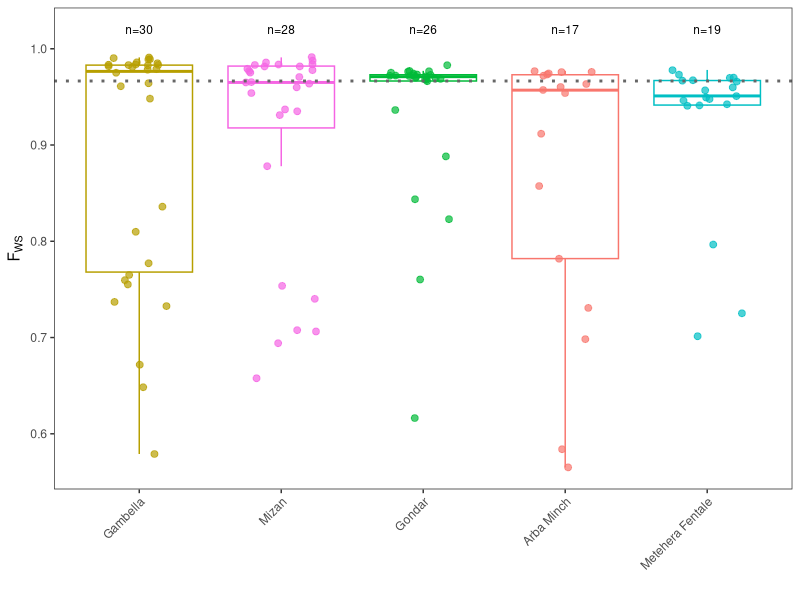
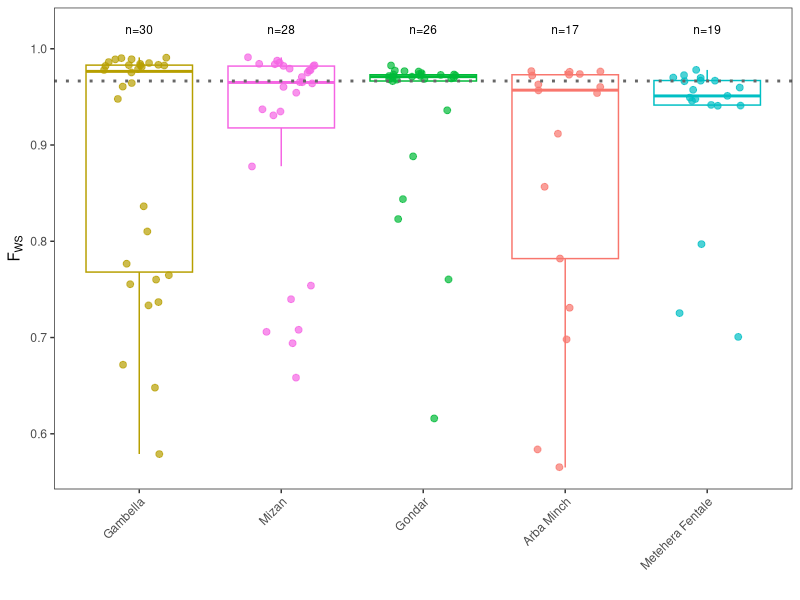

Source code (R) for these figures, in order:

library(ggplot2)
library(patchwork)
library(dplyr)
setwd(dirname(rstudioapi::getActiveDocumentContext()$path))

# Read the data
meta <- read.csv("../input_files/Metadata_Popgen_Ethiopia_withfws.csv", stringsAsFactors = FALSE)

# Convert Site to factor (controls order)
meta$site <- factor(meta$site, levels = unique(meta$site))

# Count samples per site
site_counts <- meta %>%
  group_by(site) %>%
  summarise(n = n()) %>%
  mutate(label = paste0("n=", n))

# Calculate median fws per site
site_medians <- meta %>%
  group_by(site) %>%
  summarise(median_fws = median(fws, na.rm = TRUE))

# Calculate proportion of polyclonal samples (Fws < 0.95) per site
site_polyclonal <- meta %>%
  group_by(site) %>%
  summarise(
    n = n(),
    n_polyclonal = sum(fws < 0.95, na.rm = TRUE),
    prop_polyclonal = n_polyclonal / n
  )
  
site_colors <- c(
  "Arba Minch" = "#F8766D",       # Red/pink
  "Gambella" = "#B79F00",         # Yellow/gold
  "Gondar" = "#00BA38",           # Green
  "Metehera Fentale" = "#00BFC4", # Cyan
  "Mizan" = "#F564E3"             # Pink/magenta
)

meta$site<-factor(meta$site, levels=c("Gambella","Mizan","Gondar","Arba Minch","Metehera Fentale"))
# Plot
ggplot(meta, aes(x = site, y = fws, color = site)) +
  # Boxplot
  geom_boxplot(outlier.shape = NA, alpha = 0.5) +
  
  # Individual datapoints
  geom_jitter(width = 0.25, alpha = 0.7, size = 2) +
  
  # Dashed gray line for overall median
  geom_hline(yintercept = median(meta$fws, na.rm = TRUE), 
             linetype = "dotted", color = "gray40", linewidth = 1) +
  
  # n= sample count labels
  geom_text(data = site_counts, aes(x = site, y = 1.02, label = label),
            inherit.aes = FALSE, size = 3, color = "black") +
  
  scale_color_manual(values = site_colors) +
  
  theme_test() +
  labs(y = expression(F[WS]), x = "") +
  theme(axis.text.x = element_text(angle = 45, hjust = 1),
        legend.position = "none")

ggsave("figs/fws.pdf", width=3, height=5)
